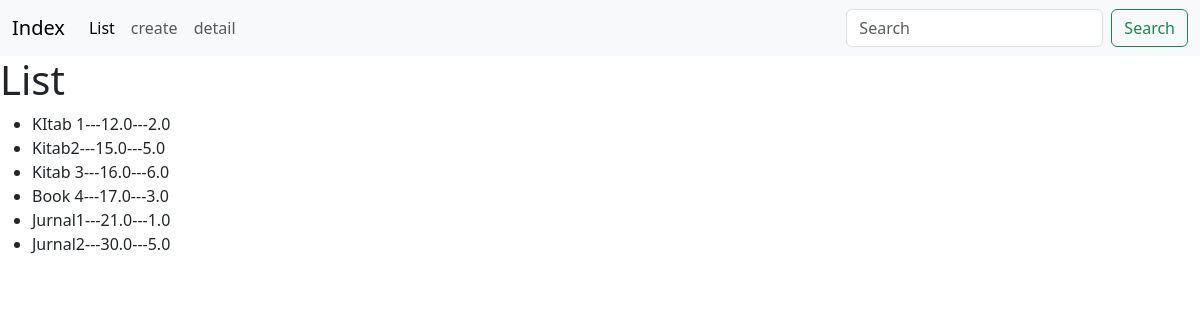
/book/list/, run on the app's committed database.
### book/models.py (models this page shows, shortened)
class Book(models.Model):
    name = models.CharField(max_length=300)
    description = models.TextField(blank=True, null=True)
    price=models.FloatField()
    discount_price=models.FloatField(blank=True, null=True)
    created_at=models.DateTimeField(auto_now_add=True)
    updated_at = models.DateTimeField(auto_now=True)

### book/views.py (the view)
# urls.py: path('list/', views.list_view, name="list"),
def list_view(request):
    context={
        "books":Book.objects.all()
    }
    return render(request, "list.html", context)

### templates/list.html
{% extends "base.html" %}
{% block body %}
<h1>List</h1>
<ul>
    {%for book in books %}
    <li>
        {{book.name}}---{{book.price}}---{{book.discount_price}}
    </li>
    {%endfor%}
</ul>
{% endblock body %}

### data on the page
Book: name "KItab 1", price "12.0", discount_price "2.0"
Book: name "Kitab2", price "15.0", discount_price "5.0"
Book: name "Kitab 3", price "16.0", discount_price "6.0"
Book: name "Book 4", price "17.0", discount_price "3.0"
Book: name "Jurnal1", price "21.0", discount_price "1.0"
Book: name "Jurnal2", price "30.0", discount_price "5.0"
